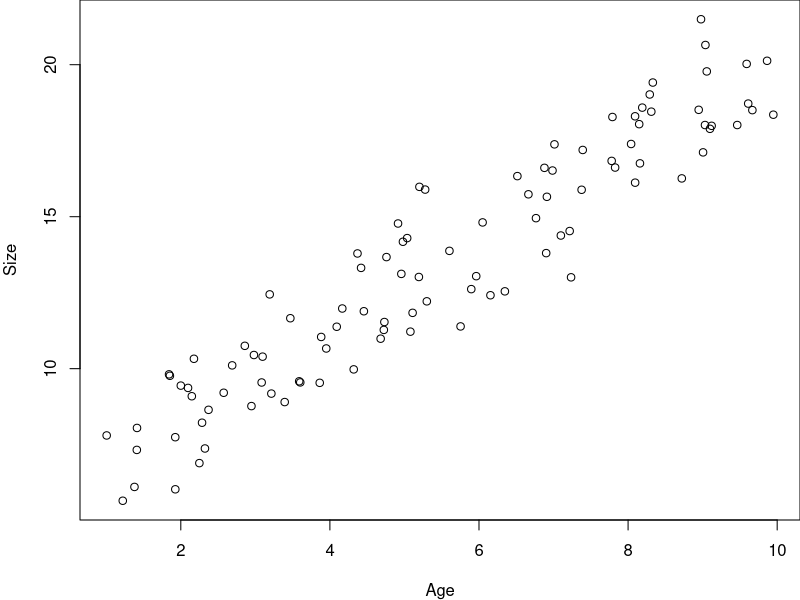

Here is the R script that generated this plot: (Note: this script raises an error after producing the figure.)

#  NRES 710, Multi-variable Modeling - Collinearity
#     University of Nevada, Reno

par(mar=c(4,4,0,0))

# Read in the data
datum <- read.csv("lecture_12_dataset1.csv")

# Examine the data
head(datum, 10)

# Plot the data
plot(Size ~ Age, data = datum)

# Run lm() for different pairs of X-variables
results <- lm(Age ~ Sex, data = datum)
summary(results)

# Run lm() for different pairs of X-variables
results <- lm(Age ~ MotherSize, data = datum)
summary(results)

# Create new dataframe without categorical Sex
datum2 <- subset(datum, select = -Sex)
datum2 <- subset(datum2, select = -Size)

# Examine new subsetted data
head(datum2)

# Correlation matrix - runs a simple 'lm()' between each pair of X-variables
cor(datum2)

# Download 'car' by uncommenting this next line and running it through your console
# install.packages("car", dependencies=TRUE)

# Full linear model with all X-variables
results <- lm(Size ~ Age + Sex + MotherSize + FatherSize, data = datum)

# Use the VIF function from 'car'
# using 'car::vif()' will tell R to call the function 'vif()' from the package 'car' specifically
car::vif(results)

# Square-root this to get VIF in terms of Standard Error
car::vif(results)^0.5

# Simple linear model of Size ~ Age
results <- lm(Size ~ Age, data = datum)
summary(results)

# Simple linear model of Size ~ MotherSize
results <- lm(Size ~ MotherSize, data = datum)
summary(results)

# Simple linear model of Size ~ MotherSize
results <- lm(Size ~ Age + MotherSize, data = datum)
summary(results)

# Simple linear model of Size ~ MotherSize
results <- lm(Size ~ Age + Sex + MotherSize + FatherSize, data = datum)
summary(results)



################################ 'Truth' ################################### 
### Lecture 12: code to simulate collinear data and to demonstrate how
### failing to account for collinearity influences estimates and uncertainty

## Simulation Exercise 1

# Set the seed for reproducibility
set.seed(123)

# Number of simulations
s <- 1000

# Empty vectors to save results from each simulation
simple_beta1 <- numeric(s)
simple_se1 <- numeric(s)
simple_p1 <- numeric(s)
multi_beta1 <- numeric(s)
multi_se1 <- numeric(s)
multi_p1 <- numeric(s)
r2 <- numeric(s)
vif <- numeric(s)

# x2 = x1 + error(0, z), where
# z can range from 0.5 (highly correlated to x1) to 20 (not correlated at ~all)
z_values <- seq(0.5, 20, length.out = s)

# Loop through each simulation replicate to measure everything
for (i in 1:s){
  
  # Number of datapoints per simulation
  n <- 100

  # x1
  x1 <- runif(n, 0, 10) # Random, uniform variable; only simulated once

  # error for y; only simulated once
  error <- rnorm(n, 0, 2)
  
  # X2 for each simulation
  x2 <- x1 + rnorm(n, 0, z_values[i])
  
  # Y for each
  y <- 10 + 3 * x1 + 3 * x2 + error

  # Simple model
  results1 <- lm(y ~ x1)
  simple_beta1[i] <- summary(results1)$coefficients[2,1]
  simple_se1[i] <- summary(results1)$coefficients[2,2]
  simple_p1[i] <- summary(results1)$coefficients[2,4]

  # Multi-variable model
  results2 <- lm(y ~ x1 + x2)
  multi_beta1[i] <- summary(results2)$coefficients[2,1]
  multi_se1[i] <- summary(results2)$coefficients[2,2]
  multi_p1[i] <- summary(results2)$coefficients[2,4]

  # R^2 between X-variables
  model_x12 <- lm(x2 ~ x1)
  r2[i] <- summary(model_x12)$r.squared
  
  # VIF for multi-variable model
  vif[i] <- car::vif(results2)["x1"]
}

## Simulation Exercise 2

# Set seed
set.seed(123)

# Number of simulations
s <- 1000

# Empty vectors to save results from each simulation
simple_beta1 <- numeric(s)
simple_se1 <- numeric(s)
simple_p1 <- numeric(s)
simple_beta2 <- numeric(s)
multi_beta1 <- numeric(s)
multi_beta2 <- numeric(s)
multi_se1 <- numeric(s)
multi_p1 <- numeric(s)
r2 <- numeric(s)
vif <- numeric(s)

# x2 = x1 + error(0, z), where
# z can range from 0.5 (highly correlated to x1) to 20 (not correlated at ~all)
z_values <- seq(0.5, 20, length.out = s)

# Loop through each simulation replicate to measure everything
for (i in 1:s){
  
  # Number of datapoints per simulation
  n <- 100

  # x1
  x1 <- runif(n, 0, 10) # Random, uniform variable; only simulated once

  # error for y; only simulated once
  error <- rnorm(n, 0, 2)
  
  # X2 for each simulation
  x2 <- x1 + rnorm(n, 0, z_values[i])
  
  # Y for each
  y <- 10 + 3 * x1 + error

  # Simple model of X1
  results1 <- lm(y ~ x1)
  simple_beta1[i] <- summary(results1)$coefficients[2,1]
  simple_se1[i] <- summary(results1)$coefficients[2,2]
  simple_p1[i] <- summary(results1)$coefficients[2,4]
  
  # Simple model of X2
  results2 <- lm(y ~ x2)
  simple_beta2[i] <- summary(results2)$coefficients[2,1]

  # Multi-variable model
  results3 <- lm(y ~ x1 + x2)
  multi_beta1[i] <- summary(results3)$coefficients[2,1]
  multi_beta2[i] <- summary(results3)$coefficients[3,1]
  multi_se1[i] <- summary(results3)$coefficients[2,2]
  multi_p1[i] <- summary(results3)$coefficients[2,4]

  # R^2 between X-variables
  model_x12 <- lm(x2 ~ x1)
  r2[i] <- summary(model_x12)$r.squared
  
  # VIF for multi-variable model
  vif[i] <- car::vif(results3)["x1"]
}

## Data for analysis in class
# Set the seed for reproducibility & set graphing parameter
set.seed(123)

# This is similar to the Age, Sex, and Size data we simulated for last class.
# There is no collinearity between Age and Sex.

# X-variables
n <- 50
Sex <- c(rep("Female", n), rep("Male", n))
Age <- runif(n * 2, 1, 10)
dummy <- data.frame(model.matrix(~ Sex - 1))
colnames(dummy) <- c("Female", "Male")

# However, there are now two additional X-variables: MotherSize and FatherSize
# And both of those variables are a function of Age
MotherSize <- rnorm(n * 2, Age - 5, 1)
FatherSize <- rnorm(n * 2, Age, 1)

# All of these variables influence size, so they are all examples of confounding variables.

# Simulate error
Error <- rnorm(n * 2, 0, 1.2)

# Predict Y
Response <- 4 + 1.5 * Age + 2.5 * dummy$Male + 0.2 * MotherSize + 0.2 * FatherSize + Error

# Dataframe
datum <- data.frame(Age = Age, Sex = Sex, Male = dummy$Male, MotherSize = MotherSize, FatherSize = FatherSize, Size = Response)

# Save the data
write.csv(datum, "lecture_12_dataset1.csv", row.names = FALSE)
